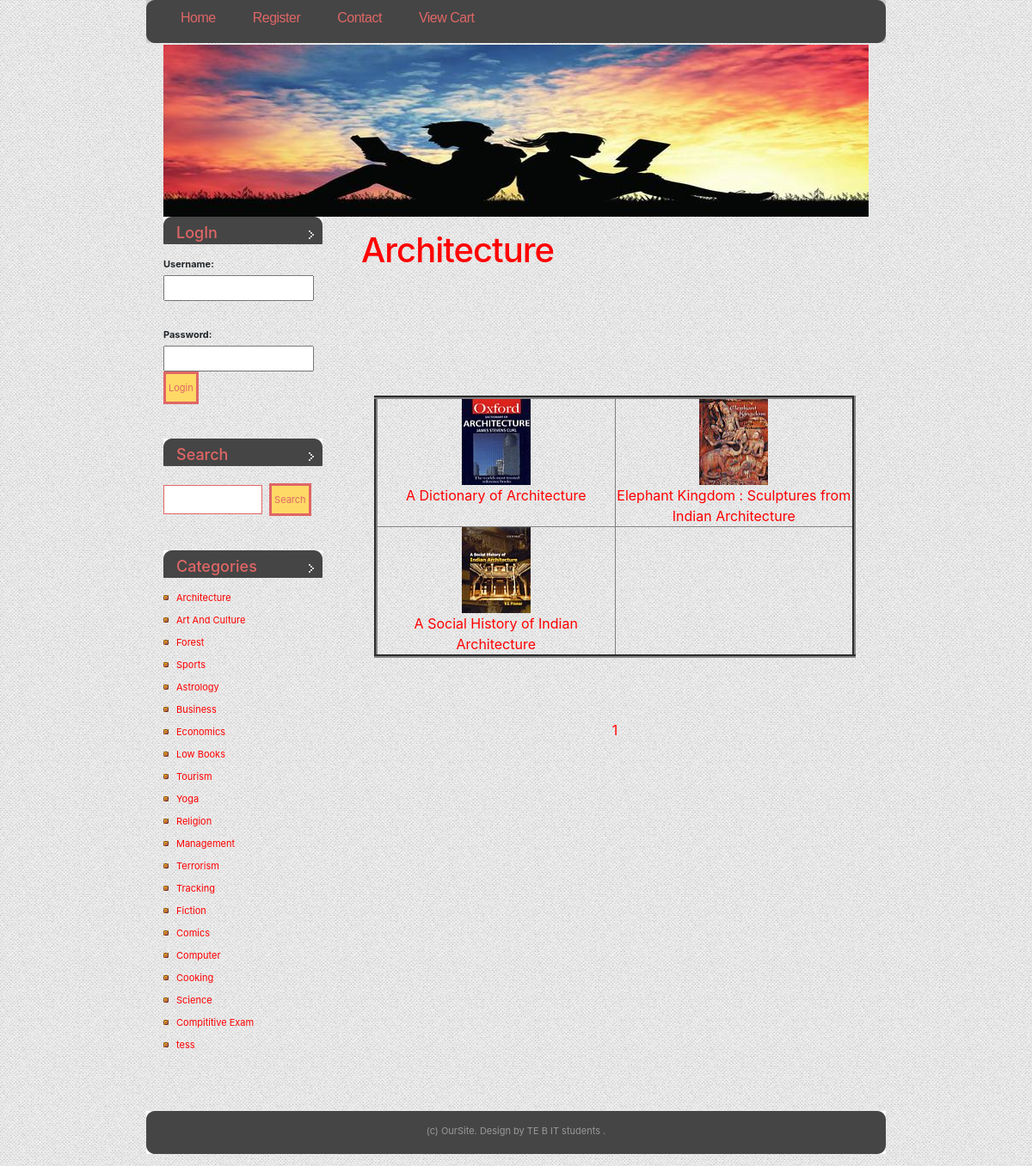
Page /booklist.php?subcatid=1&subcatnm=Architecture on the committed database.
### tables this page shows
CREATE TABLE `book` (
  `b_id` int(4) NOT NULL,
  `b_nm` varchar(60) NOT NULL,
  `b_subcat` varchar(25) NOT NULL,
  `b_desc` longtext NOT NULL,
  `b_publisher` varchar(40) NOT NULL,
  `b_edition` varchar(20) NOT NULL,
  `b_isbn` varchar(10) NOT NULL,
  `b_page` int(5) NOT NULL,
  `b_price` int(5) NOT NULL,
  `b_img` longtext NOT NULL,
  `b_pdf` longtext NOT NULL
);

CREATE TABLE `category` (
  `cat_id` int(4) NOT NULL,
  `cat_nm` varchar(30) NOT NULL
);

### includes/search.inc.php (the view, shortened to what this page needs)
<ul>
			<li id="login">
						<?php
						require('includes/config.php');
							if(isset($_SESSION['status']))
							{
								echo '<h2>Hello :  '.$_SESSION['unm'].'</h2>';
							}
							else
							{
								echo '<form action="process_login.php" method="POST">
										<h2>LogIn</h2>
											<b>Username:</b>
											<br><input type="text" name="usernm"><br>
											<br>
											<b>Password:</b>
											<br><input type="password" name="pwd">
											<input type="submit" id="x" value="Login" />
										</form>';
							}
						?>
			</li>
			<li id="search">
				<h2>Search</h2>
				<form method="GET" action="search_result.php">
					<fieldset>
					<input type="text" id="s" name="s" value="" />
					<input type="submit" id="x" value="Search" />
					</fieldset>
				</form>
			</li>
			<li>
				<h2>Categories</h2>
				<ul>
								<?php
										$query="select * from category ";
										$res=mysqli_query($conn,$query);
										while($row = mysqli_fetch_assoc($res))
											{
												echo '<li><a href="subcat.php?cat='.$row['cat_id'].'&catnm='.$row["cat_nm"].'">'.$row["cat_nm"].'</a></li>';
											}
								?>
				</ul>
			</li>
		</ul>

### booklist.php (shortened to what this page needs)
<?php
require('includes/config.php');
	$cat=$_GET['subcatid'];
	$totalq="select count(*) \"total\" from book where b_subcat='$cat'";
	$totalres=mysqli_query($conn,$totalq) or die("Can't Execute Query...");
	$totalrow=mysqli_fetch_assoc($totalres);
	$page_per_page=6;
	$page_total_rec=$totalrow['total'];
	$page_total_page=ceil($page_total_rec/$page_per_page);
	if(!isset($_GET['page']))
	{
		$page_current_page=1;
	}
	else
	{
		$page_current_page=$_GET['page'];
	}
?>
<!DOCTYPE html >
<html >
<head>
		<?php
			include("includes/head.inc.php");
		?>
</head>
<body>
				<div id="header">
					<div id="menu">
						<?php
							include("includes/menu.inc.php");
						?>
					</div>
				</div>
					<div id="logo">
					</div>
				<div id="page">
							<div id="content">
								<div class="post">
									<h1 class="title"><?php echo $_GET['subcatnm'];?></h1>
									<div class="entry">
										<table border="4" width="100%" >
											<br><br><br><br><br>
											<?php
												$k=($page_current_page-1)*$page_per_page;
												$query="select *from book where b_subcat='$cat' LIMIT ".$k .",".$page_per_page;
												$res=mysqli_query($conn,$query) or die("Can't Execute Query...");
												$count=0;
												while($row=mysqli_fetch_assoc($res))
												{
													if($count==0)
													{
														echo '<tr>';
													}
													echo '<td valign="top" width="20%" align="center">
														<a href="detail.php?id='.$row['b_id'].'&cat='.$_GET['subcatnm'].'">
														<img src="'.$row['b_img'].'" width="80" height="100">
														<br>'.$row['b_nm'].'</a>
													</td>';
													$count++;
													if($count==2)
													{
														echo '</tr>';
														$count=0;
													}
												}
											?>
										</table>
										<br><br><br>
										<center>
										<?php
											for($i=1;$i<=$page_total_page;$i++)
											{
												echo '&nbsp;&nbsp;<a href="booklist.php?subcatid='.$_GET['subcatid'].'&subcatnm='.$_GET['subcatnm'].'&page='.$i.'">'.$i.'</a>&nbsp;&nbsp;';
											}
										?>
										</center>
									</div>
								</div>
							</div>
							<div id="sidebar">
									<?php
										include("includes/search.inc.php");
									?>
							</div>
					<div style="clear: both;">&nbsp;</div>
				</div>
				<div id="footer">
							<?php
								include("includes/footer.inc.php");
							?>
				</div>
</body>
</html>

### includes/head.inc.php (shortened to what this page needs)
<link href="default.css" rel="stylesheet" type="text/css" />
<link href="registration/demo.css" rel="stylesheet" type="text/css" />
<link href="registration/style.css" rel="stylesheet" type="text/css" />
<link href="css/bootstrap.min.css" rel="stylesheet" type="text/css" />

### includes/menu.inc.php
<ul>
			<li class="current_page_item"><a href="index.php">Home</a></li>
			<?php
					if(isset($_SESSION['status']))
					{
						echo '<li><a href="logout.php">Logout</a></li>';
					}
					else
					{
						echo '<li><a href="register.php">Register</a></li>';
					}
			?>
			<li class="last"><a href="contact.php">Contact</a></li>
			<li><a href="viewcart.php">View Cart</a></li>
</ul>

### includes/footer.inc.php
<div id="footer-wrap">
	<p id="legal">(c) OurSite. Design by TE B IT students .</p>
	</div>

### default.css (style rules this page uses)
body { margin-top: 49px; padding: 0; background: url(images/img01.jpg) repeat-x left top; font-family: "Trebuchet MS", Arial, Helvetica, sans-serif; font-size: 13px; color: #333333; }
h1, h2, h3 { margin: 0; font-weight: normal; color: #FF0000; }
h1 { letter-spacing: -1px; font-size: 32px; }
h2 { font-size: 23px; }
p, ul, ol { margin: 0 0 2em 0; text-align: justify; line-height: 26px; font-size: 11px; }
a:link { color: #FF0000; }
img { border: none; }
form { margin: 0; padding: 0; }
fieldset { margin: 0; padding: 0; border: none; }
input, textarea, select { font-family: "Trebuchet MS", Arial, Helvetica, sans-serif; font-size: 13px; color: #333333; }
#header { width: 860px; height: 52px; margin: 0 auto; background: url(images/img02.jpg) no-repeat left top; }
#menu { float: left; width: 860px; height: 54px; }
#menu ul { margin: 0; padding: 0px 0 0 20px; list-style: none; line-height: normal; }
#menu li { display: block; float: left; }
#menu a { display: block; float: left; margin-right: 3px; padding: 12px 20px; letter-spacing: -.5px; text-decoration: none; font: 16px "Trebuchet MS", Arial, Helvetica, sans-serif; color: #E06666; }
#menu .current_page_item a { color: #E06666; }
#logo { width: 820px; height: 200px; margin: 0 auto; background: url(images/title_bg_820x200.jpg) no-repeat left top; }
#page { width: 850px; margin: 0 auto; }
#content { float: right; width: 620px; }
.post { padding: 15px 15px; }
.post .title { margin-bottom: 20px; padding-bottom: 5px; }
.post .entry { padding: 0 15px; }
#sidebar { float: left; width: 215px; }
#sidebar ul { margin: 0; padding: 0; list-style: none; }
#sidebar li { margin-bottom: 40px; padding: 0 15px; }
#sidebar li li { margin: 0; padding-left: 15px; background: url(images/img08.jpg) no-repeat left 50%; }
#sidebar h2 { height: 32px; padding: 8px 0 0 15px; margin-bottom: 10px; background: url(images/img07.jpg) no-repeat left top; font-size: 18px; color: #E06666; }
#search h2 { margin-bottom: 20px; }
#s { width: 115px; margin-right: 5px; padding: 3px; border: 1px solid #E06666; }
#x { padding: 3px; border: solid; background: #FFD966; font-size: 11px; color: #E06666; }
#footer-wrap { width: 860px; height: 64px; margin: 0 auto; background: url(images/img04.jpg) no-repeat left top; }
#footer { margin: 0 auto; height: 64px; min-height: 64px; padding: 0; }
html>body #footer { height: auto; }
#legal { clear: both; padding-top: 10px; text-align: center; color: #999999; }

### registration/demo.css (style rules this page uses)
body,div,dl,dt,dd,ul,ol,li,h1,h2,h3,h4,h5,h6,pre,form,fieldset,input,textarea,p,blockquote,th,td { margin:0; padding:0; }
html,body { margin:0; padding:0; height: 100%; }
table { border-collapse:collapse; border-spacing:0; }
img { border:0; }
ol,ul { list-style:none; }
h1,h2,h3,h4,h5,h6 { font-size:100%; font-weight:normal; }
body { font-family: Cambria, Palatino, "Palatino Linotype", "Palatino LT STD", Georgia, serif; background:url(images/bgnoise_lg.png); font-weight: 400; font-size: 15px; color: #3a2127; overflow-y: scroll; }
a { color: #333; text-decoration: none; }

### rows in the picture
book: b_img (picture), b_nm "A Dictionary of Architecture"
book: b_img (picture), b_nm "Elephant Kingdom : Sculptures from Indian Architecture"
book: b_img (picture), b_nm "A Social History of Indian Architecture"
category: cat_nm "Architecture"
category: cat_nm "Art And Culture"
category: cat_nm "Forest"
category: cat_nm "Sports"
category: cat_nm "Astrology"
category: cat_nm "Business"
category: cat_nm "Economics"
category: cat_nm "Low Books"
category: cat_nm "Tourism"
category: cat_nm "Yoga"
category: cat_nm "Religion"
category: cat_nm "Management"
category: cat_nm "Terrorism"
category: cat_nm "Tracking"
category: cat_nm "Fiction"
category: cat_nm "Comics"
category: cat_nm "Computer"
category: cat_nm "Cooking"
category: cat_nm "Science"
category: cat_nm "Compititive Exam"
category: cat_nm "tess"

### other values in the picture
$_GET['subcatnm'] "Architecture"
